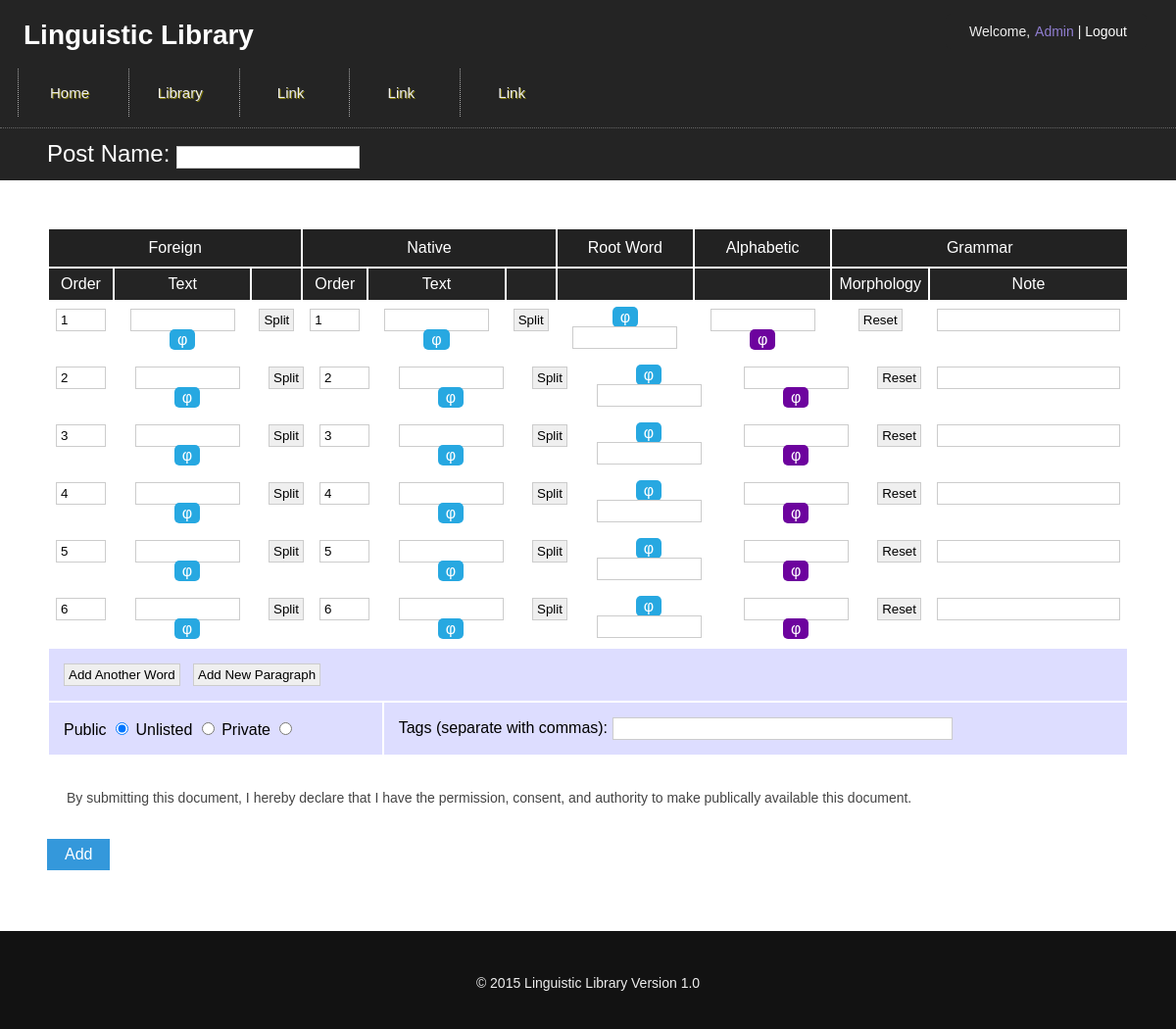
/add_new_entry.php (signed in), run on the app's committed database.
### tables this page shows
CREATE TABLE IF NOT EXISTS `graphics` (
  `id` int(11) NOT NULL AUTO_INCREMENT,
  `frontpage_background` varchar(255) NOT NULL,
  `banner_background` varchar(255) NOT NULL,
  `favicon` varchar(255) NOT NULL,
  `website_name` varchar(255) NOT NULL,
  `footer_html1` text NOT NULL,
  `footer_html2` text NOT NULL,
  `footer_html3` text NOT NULL,
  PRIMARY KEY (`id`)
);

CREATE TABLE IF NOT EXISTS `navigation_menu` (
  `id` int(11) NOT NULL AUTO_INCREMENT,
  `page_desc` varchar(30) NOT NULL,
  `page_name` varchar(50) NOT NULL,
  `is_page_display` enum('N','Y') NOT NULL,
  `page_order` int(1) NOT NULL,
  `url` text NOT NULL,
  PRIMARY KEY (`id`)
);

CREATE TABLE IF NOT EXISTS `visibility` (
  `id` int(11) NOT NULL AUTO_INCREMENT,
  `page_desc` varchar(255) NOT NULL,
  `is_page_display` enum('Y','N') NOT NULL,
  `page_name` varchar(255) NOT NULL,
  PRIMARY KEY (`id`)
);

### web/includes/DbSql.inc.php (called while the page is built, shortened)
<?php
Class DBSQL
{
   function DBSQL($DB_NAME)
   {
	  global $DB_HOST,$DB_USER,$DB_PASS;
	  $conn=mysql_connect($DB_HOST,$DB_USER,$DB_PASS);
	  $this->CONN = $conn;
	  return true;
   }
   function select($sql="")
   {
	    $conn = $this->CONN;
	  $results = mysql_query($sql,$conn);
      $count = 0;
      $data = array();
      while ($row =@mysql_fetch_array($results)) {
         $data[$count] = $row;
         $count++;
      }
      return $data;
   }
}
?>

### web/includes/applicationTop.php (called while the page is built, shortened)
<?php
	$myvar	= explode("/",$_SERVER['PHP_SELF']);
	if(in_array("admin",$myvar) || in_array("publisher-admin",$myvar) || in_array("subscriber-admin",$myvar) || in_array("chat",$myvar) )
	{
		$root="../";
	}
	else
	{
		$root="";
	}
	include_once($root."includes/connectdb.php");
	include_once($root."includes/DbSql.inc.php");
	include_once($root."includes/PicSql.inc.php");
	$db		= new PicSQL($DB_NAME);
?>

### web/includes/PicSql.inc.php (called while the page is built, shortened)
<?php
Class PicSQL extends DBSQL
{
	function select_data($sql)
	{
		$result = $this->select($sql);
		return $result;
	}
}
?>

### web/add_new_entry.php (the view, shortened to what this page needs)
<?php
include_once('header.php');
include('templateclass/add_new_entry_manager.php');
$editid=$_GET['edit_id'];
if($editid!='')
{
    $btnsub="Update";
    $query_sql="select *from add_new_entry where post_id='$editid'";
	$query_res=$db->select_data($query_sql);
	$query_sql_p="select *from add_post where  id='$editid'";
	$query_res_p=$db->select_data($query_sql_p);
	$postname=$query_res_p[0]['post_name'];
	$access=$query_res_p[0]['accessibility'];
	$search_tag=$query_res_p[0]['search_tags'];
 	$cnt=count($query_res);
}
else
{
    $btnsub="Add";
}
?>
<link rel="stylesheet" type="text/css" href="js2/highslide/highslide.css" />
<?php
if(isset($_SESSION['author'])||isset($_SESSION['reader'])||isset($_SESSION['ADMIN_NAME']))
{
?>
      <form name="add_entry" method="post"  onsubmit="return validation();" accept-charset="utf8">
	<div class="profile_title">Post Name: <input type="text" id="txt1" name="txt1" value="<?php echo urlencode($postname);?>"></div>
<div class="main_wrap">
<div class="entry_form">
			<div id="main_tr" class="main_tr">
					<table>
					<thead>
				<tr class="head_title">
					<?php
						$query	   = "select page_name from visibility";
						$res_query = $db->select_data($query);
						$sindarin	=	$res_query[0]['page_name'];
						$english	=	$res_query[1]['page_name'];
					?>
					<td class="entry_td_top" colspan="3"><?php echo $sindarin;?></td>
					<td class="entry_td_top" colspan="3"><?php echo $english; ?></td>
					<td class="entry_td_top">Root Word</td>
					<td class="entry_td_top">Alphabetic</td>
					<td class="entry_td_top" colspan="2">Grammar</td>
				</tr>
				<tr class="head_order">
					<td class="entry_td2">Order</td>
					<td class="entry_td2" id="entry_td3">Text</td>
					<td class="entry_td2"> &nbsp; </td>
					<td class="entry_td2">Order</td>
					<td class="entry_td2" id="entry_td3">Text</td>
					<td class="entry_td2"> &nbsp; </td>
					<td class="entry_td2"> &nbsp; </td>
					<td class="entry_td2" id="entry_td3"> &nbsp; </td>
					<td class="entry_td2">Morphology</td>
					<td class="entry_td2">Note</td>
				</tr>
				</thead>
				<tbody>
					<tr>
					<td class="entry_td"><input type="text" size="3" name="synd_order[]"  ></td>
					<td class="entry_td" id="entry_td3"><input type="text" size="10" name="synd_text[]" class="synd_textcls"  >
					<a class='codex' href="#" onclick="return hs.htmlExpand(this, { contentId: 'highslide-html', objectType:'iframe',height:'400',width:'620'})">&phi;</a>
					</td>
					<td class="entry_td">
						<input type="button" name="syn_split" id="split" class="syn_split" value="Split" onclick="return add_row(this.value,this.id);" />
					</td>
					<td class="entry_td"><input type="text" size="3" name="eng_order[]"  ></td>
					<td class="entry_td" id="entry_td3"><input type="text" size="10" name="eng_txt[]" class="eng_textcls"  >
					<a class="codex_2" href="#" onClick="return hs.htmlExpand(this, { contentId: 'highslide-html', objectType: 'iframe',height:'400',width:'620'})" >&phi;</a>
					</td>
					<td class="entry_td">
						<input type="button" name="eng_split" id="split" class="eng_split" value="Split" onclick="return add_row(this.value,this.id);" />
					</td>
					<td class="entry_td" id="entry_td3">
						<a class='codex_3' href="#" onclick="return hs.htmlExpand(this, { contentId: 'highslide-html', objectType:'iframe',height:'400',width:'620'})">&phi;</a>
						<input type="text" size="10" name="root_sty[]" class="root" onkeyup="return username_check(this.value,this.id);" >
				   </td>
					<td class="entry_td" id="entry_td3"><input type="text" size="10" name="alpha[]" class="alpha_cls"  >
				<a class="codex_1" href="#"   onClick="return hs.htmlExpand(this, { contentId: 'highslide-html', objectType:'iframe',height:'400',width:'620'})"  >&phi;</a>
						 </td>
					<td class="entry_td">
		<input type="button" value="Reset"  name="reset_sel" class="sel_reset" onclick="reset_this_menu(this.value,this.id,this.name)">
					</td>
					<td class="entry_td"><input type="text" size="20" name="anno[]"  ></td>
				</tr>
				</tbody>
				 </table>
			  </div>
			 <div id="clone_tr" style="width: 100%;overflow-x: scroll;">
			 </div>
			 <table class="main_tr">
				 <tr>
					<td class="entry_more" colspan="11">
						<input type="button" id="add_more" name="add_more" onclick="return add_more_row(0);" value="Add Another Word"> &nbsp;
						<input type="button" id="add_more" name="add_more" onclick="return add_more_paragraph(0);" value="Add New Paragraph">
					</td>
				 </tr>
				 <tr>
					<td class="entry_options" colspan="4">
						Public <input type="radio" id="rd1" value="public" name="rd1" checked="checked">
						Unlisted <input type="radio" id="rd1" value="unlisted" name="rd1">
						Private <input type="radio" id="rd1" value="private" name="rd1"></td>
					<td class="entry_options" colspan="7">Tags (separate with commas): <input type="text" size="40" id="searchtag" name="searchtag" value="<?php echo $search_tag?>"></td>
				 </tr>
			</table>
<p class="disclaimer">
By submitting this document, I hereby declare that I have the permission, consent, and authority to make publically available this document.
</p>
		<p align="left"><input type="submit" name="submit"  class="btn" value="<?php echo $btnsub;?>"  /></p>
	</form>
<?php }
else
{
	header("location:login.php");
}
 ?>
<?php include("footer.php");?>

### web/header.php (shortened to what this page needs)
<?php
include_once('includes/applicationTop.php');
	?>
	<?php
	  $postname=$_GET['postname'];
        ?>
<html><head>
<link rel="stylesheet" type="text/css" href="css/style_1.css">
<link rel="stylesheet" type="text/css" href="css/style_2column.css">
<link rel="stylesheet" href="css/style.css" />
<link rel="stylesheet" type="text/css" href="css/style_homepage.css">
</head>
<body>
<div class="main_wrap2 hwrap">
	<div class="headerbar">
		<?php
							 $sql="SELECT `website_name` FROM `graphics` where id=1";
							 $res =$db->select_data($sql);
							  $name =$res[0]['website_name'];
							 ?>
		<div class="website_name"><font color="white"><?php echo $name; ?></font></div>
		<?php
		if(isset($_SESSION['ADMIN_NAME'])&&isset($_SESSION['ADMIN_ID']))
		{
			$user_id=$_SESSION['ADMIN_NAME'];
			$user   =$_SESSION['ADMIN_ID'];
		}
        ?>
       <div class="nav" style="float: right;margin-right: 24px;">
        <ul class="nav navbar-nav">
		  <li <?php if($page_nm=="login"){?>class="active"<?php } ?>>
		  		<?php   if($user_id!=""||$user!=""){
		  	?>
   	   	 Welcome,
		 <li class="active"><div><a href="profile_update.php" style="color:#907ED1;"><?php echo  $user_id." ";?></a> |
		 <a href="logout.php" class="log" id="log"><font color="white">Logout</font></a></div></li>
		  	<?php }
		  	else
		  	{
				   ?><a href="login.php">Login</a><?php
			}   ?></li>
     </ul></div>
     <?php
		$query="select *from navigation_menu where is_page_display='Y' order by page_order";
		$query1=$db->select_data($query);
		?>
		<div class="menu_m">
		<?php
	    for($i=0;$i<count($query1);$i++)
		{
		?>
		<a class="menubtn" href="<?php echo $query1[$i]['url']?>"><?php echo $query1[$i]['page_name'];?></a>&nbsp;
		<?php } ?>
		</div>
	</div>
	</div>

### web/css/style_1.css (style rules this page uses)
html, body { height: 100%; min-height: 100%; }
body { margin: 0; font-family: Arial; font-size: 14px; background-color: #121212 !important; }
input { border:1px solid #ccc; padding: 3px 4px; }
a { text-decoration: none; color: #888; }
.website_name { position: absolute; top: 0; left: 0; color: #000; z-index: 2000; float: left; font-size: 28px; font-weight: bold; font-family: Arial; padding-top: 20px; padding-left: 2%; }
.main_wrap { width: 100%; height: 0px; }
.profile_title { width: 92%; background-color: #242424; padding: 1% 4%; font-size: 24px; color: white; border-top: 1px dotted #666; }
.menu_m { float: right; padding-right: 0px; padding-top: 30px; color: white; }
.btn { background-color: #3498DB; font-family: Arial; color: #FFF; font-size: 16px; padding: 7px 18px; text-decoration: none; border: none; cursor:pointer; }
.codex { border-radius: 5px; padding: 2px 8px; background-color: #27A8E1; color: #fff; }
a.codex:link { border-radius: 5px; padding: 2px 8px; background-color: #27A8E1; color: #fff; }
.codex_2 { border-radius: 5px; padding: 2px 8px; background-color: #27A8E1; color: #fff; }
a.codex_2:link { border-radius: 5px; padding: 2px 8px; background-color: #27A8E1; color: #fff; }
.codex_3 { border-radius: 5px; padding: 2px 8px; background-color: #27A8E1; color: #fff; }
a.codex_3:link { border-radius: 5px; padding: 2px 8px; background-color: #27A8E1; color: #fff; }
.codex_1 { border-radius: 5px; padding: 2px 8px; background-color: #6D039E; color: #fff; }
a.codex_1:link { border-radius: 5px; padding: 2px 8px; background-color: #6D039E; color: #fff; }
.entry_more { cursor: pointer; padding: 15px; background-color: #ddddff; }
.entry_form { float: left; width: 92%; min-height: 400px; background-color: #fff; padding: 4%; }
.entry_td_top { text-align:center; background-color: #222; padding: 10px; color: #fff; }
.entry_td { text-align: center; padding: 7px; vertical-align: top; }
.entry_td2 { text-align: center; padding: 7px; vertical-align: top; background-color: #242424; color: #fff; }
.entry_options { padding: 15px; background-color: #ddddff; }
.main_wrap2 { 90px; }
@media screen and (max-width: 1200px) { .website_name { position: relative; height: 40px; text-align: left; } }
@media screen and (max-width: 1200px) { .headerbar { height: 130px !important; } }
@media screen and (max-width: 1200px) { .main_wrap2 { height: 130px !important; } }

### web/css/style.css (style rules this page uses)
html, body { height: 100%; min-height: 100%; }
body { margin: 0; font-family: Arial; font-size: 14px; background:url(../images/body_imgs.png) no-repeat top center; }
a { text-decoration: none; color: #FCFCFC; transition : color 0.2s ease-in 0s; }
.main_wrap { width: 100%; height: 0px; }
ul.nav li { display: inline-block; margin-left:5px; }
.headerbar { float: left; width: 100%; }
.menu_m { position : absolute; left: 200px; color: white; margin-left: 188px; margin-top: -10px; z-index: 1; }
.navbar-nav { position: absolute !important; right: 30px !important; z-index: 200; }
.menubtn { border-left: 1px dotted #aaa; text-indent:0; display:inline-block; color:#ffffff; font-family:Arial; font-size:15px; font-weight:normal; font-style:normal; height:49px; line-height:49px; width:104px; text-decoration:none; text-align:center; text-shadow:1px 1px 0px #807805; }
@media screen and (max-width: 1200px) { .menu_m { position : absolute; left: 0px; color: white; margin-left: 18px !important; margin-top: 40px; padding-right: 0px !important; z-index: 1; } }

### web/css/style_homepage.css (style rules this page uses)
body { width: 100%; height: 100%; background-image: url('bg_1.png'); background-position: top center; background-repeat: no-repeat; background-size: 100% auto; margin: 0; font-family: Arial; font-size: 14px; color: #eee; }
a:link { text-decoration: none; color: #eee; }
.hwrap { height: 90px; }

### web/add_new_entry.php (style rules this page uses)
td { color:black; }
.main_tr { width:100%; }
.disclaimer { color: #444; padding: 20px; }
#entry_td3 { min-width: 124px; }

### data on the page
graphics: website_name "Linguistic Library"
navigation_menu: page_name "Home"
navigation_menu: page_name "Library"
navigation_menu: page_name "Link"
navigation_menu: page_name "Link"
navigation_menu: page_name "Link"
visibility: page_name "Foreign"
visibility: page_name "Native"

### other printed values
$user_id "Admin"
